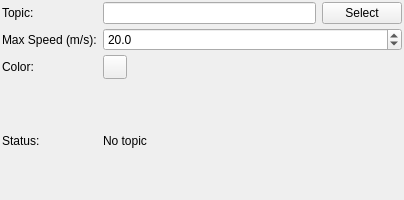
<?xml version="1.0" encoding="UTF-8"?>
<ui version="4.0">
 <class>speedometer_config</class>
 <widget class="QWidget" name="speedometer_config">
  <property name="geometry">
   <rect>
    <x>0</x>
    <y>0</y>
    <width>404</width>
    <height>200</height>
   </rect>
  </property>
  <property name="windowTitle">
   <string>Form</string>
  </property>
  <layout class="QGridLayout" name="gridLayout">
   <property name="leftMargin">
    <number>2</number>
   </property>
   <property name="topMargin">
    <number>2</number>
   </property>
   <property name="rightMargin">
    <number>2</number>
   </property>
   <property name="bottomMargin">
    <number>2</number>
   </property>
   <property name="verticalSpacing">
    <number>4</number>
   </property>
   <item row="0" column="0">
    <widget class="QLabel" name="label_topic">
     <property name="text">
      <string>Topic:</string>
     </property>
    </widget>
   </item>
   <item row="0" column="2">
    <widget class="QLineEdit" name="topic"/>
   </item>
   <item row="0" column="3">
    <widget class="QPushButton" name="selecttopic">
     <property name="sizePolicy">
      <sizepolicy hsizetype="Fixed" vsizetype="Fixed">
       <horstretch>0</horstretch>
       <verstretch>0</verstretch>
      </sizepolicy>
     </property>
     <property name="text">
      <string>Select</string>
     </property>
    </widget>
   </item>
   <item row="1" column="0">
    <widget class="QLabel" name="label_max_speed">
     <property name="text">
      <string>Max Speed (m/s):</string>
     </property>
    </widget>
   </item>
   <item row="1" column="2" colspan="2">
    <widget class="QDoubleSpinBox" name="max_speed">
     <property name="toolTip">
      <string>Speed at the top of the dial.  Speeds above this peg the needle at the maximum; the numeric readout still shows the true value.</string>
     </property>
     <property name="decimals">
      <number>1</number>
     </property>
     <property name="minimum">
      <double>0.100000000000000</double>
     </property>
     <property name="maximum">
      <double>10000.000000000000000</double>
     </property>
     <property name="singleStep">
      <double>1.000000000000000</double>
     </property>
     <property name="value">
      <double>20.000000000000000</double>
     </property>
    </widget>
   </item>
   <item row="2" column="0">
    <widget class="QLabel" name="label_color">
     <property name="text">
      <string>Color:</string>
     </property>
    </widget>
   </item>
   <item row="2" column="2">
    <widget class="mapviz::ColorButton" name="color">
     <property name="maximumSize">
      <size>
       <width>24</width>
       <height>24</height>
      </size>
     </property>
     <property name="text">
      <string/>
     </property>
    </widget>
   </item>
   <item row="3" column="0">
    <widget class="QLabel" name="label_status">
     <property name="text">
      <string>Status:</string>
     </property>
    </widget>
   </item>
   <item row="3" column="2" colspan="2">
    <widget class="QLabel" name="status">
     <property name="text">
      <string>No topic</string>
     </property>
     <property name="wordWrap">
      <bool>true</bool>
     </property>
    </widget>
   </item>
  </layout>
 </widget>
 <customwidgets>
  <customwidget>
   <class>mapviz::ColorButton</class>
   <extends>QPushButton</extends>
   <header location="global">mapviz/color_button.hpp</header>
  </customwidget>
 </customwidgets>
 <resources/>
 <connections/>
</ui>
